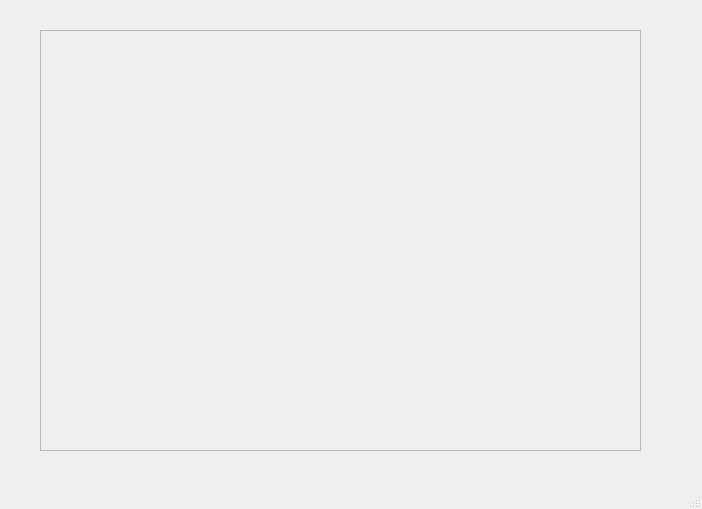
<?xml version="1.0" encoding="UTF-8"?>
<ui version="4.0">
 <class>MainWindow</class>
 <widget class="QMainWindow" name="MainWindow">
  <property name="geometry">
   <rect>
    <x>0</x>
    <y>0</y>
    <width>702</width>
    <height>509</height>
   </rect>
  </property>
  <property name="windowTitle">
   <string>MainWindow</string>
  </property>
  <widget class="QWidget" name="centralwidget">
   <widget class="QFrame" name="frame">
    <property name="geometry">
     <rect>
      <x>40</x>
      <y>30</y>
      <width>601</width>
      <height>421</height>
     </rect>
    </property>
    <property name="frameShape">
     <enum>QFrame::StyledPanel</enum>
    </property>
    <property name="frameShadow">
     <enum>QFrame::Raised</enum>
    </property>
   </widget>
  </widget>
  <widget class="QMenuBar" name="menubar">
   <property name="geometry">
    <rect>
     <x>0</x>
     <y>0</y>
     <width>702</width>
     <height>21</height>
    </rect>
   </property>
  </widget>
  <widget class="QStatusBar" name="statusbar"/>
 </widget>
 <resources/>
 <connections/>
</ui>
